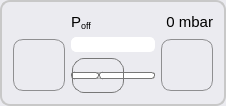
              <widget class="QGroupBox" name="groupBox_poff">
               <property name="sizePolicy">
                <sizepolicy hsizetype="Expanding" vsizetype="Expanding">
                 <horstretch>0</horstretch>
                 <verstretch>0</verstretch>
                </sizepolicy>
               </property>
               <property name="minimumSize">
                <size>
                 <width>150</width>
                 <height>50</height>
                </size>
               </property>
               <property name="maximumSize">
                <size>
                 <width>16777215</width>
                 <height>16777215</height>
                </size>
               </property>
               <property name="styleSheet">
                <string notr="true">QGroupBox { 
     border: 2px solid  rgb(200, 200, 200); ; 
     border-radius: 10px; 
    color: rgb(80, 80, 80);
    background-color: rgb(235, 235, 240);
   /* background-color: rgb(235, 240, 235);*/
 } 

 QPushButton {
     border: 1px solid #8f8f91;
     border-radius: 10px;
     background-color: qlineargradient(x1: 0, y1: 0, x2: 0, y2: 1,
                                       stop: 0 #f6f7fa, stop: 1 #dadbde);
     min-width: 50px;
	 min-height: 50px;
     max-width: 50px;
	 max-height: 50px;
 }


 QPushButton:focus:pressed {
     background-color: qlineargradient(x1: 0, y1: 0, x2: 0, y2: 1,
                                       stop: 0 #F0F0FF, stop: 1 #f6f7fa);
 }

 QPushButton:hover {
     background-color: qlineargradient(x1: 0, y1: 0, x2: 0, y2: 1,
                                       stop: 0 #f6f7fa, stop: 1 #F0F0FF);
 }

QPushButton:disabled{ background-color: #CCCCCC; }

 QPushButton:flat {
     border: none; /* no border for a flat push button */
 }

 QPushButton:default {
     border-color: navy; /* make the default button prominent */
 }</string>
               </property>
               <property name="title">
                <string/>
               </property>
               <property name="flat">
                <bool>false</bool>
               </property>
               <layout class="QGridLayout" name="gridLayout_15">
                <property name="topMargin">
                 <number>11</number>
                </property>
                <property name="bottomMargin">
                 <number>11</number>
                </property>
                <item row="1" column="2">
                 <widget class="QLabel" name="label_led_poff">
                  <property name="maximumSize">
                   <size>
                    <width>20</width>
                    <height>20</height>
                   </size>
                  </property>
                  <property name="text">
                   <string/>
                  </property>
                 </widget>
                </item>
                <item row="1" column="4">
                 <widget class="QLabel" name="label_Poff">
                  <property name="font">
                   <font>
                    <pointsize>11</pointsize>
                   </font>
                  </property>
                  <property name="styleSheet">
                   <string notr="true"/>
                  </property>
                  <property name="text">
                   <string notr="true">&lt;html&gt;&lt;head/&gt;&lt;body&gt;&lt;p&gt;P&lt;span style=&quot; vertical-align:sub;&quot;&gt;off&lt;/span&gt;&lt;/p&gt;&lt;/body&gt;&lt;/html&gt;</string>
                  </property>
                  <property name="alignment">
                   <set>Qt::AlignBottom|Qt::AlignLeading|Qt::AlignLeft</set>
                  </property>
                 </widget>
                </item>
                <item row="3" column="4" colspan="3">
                 <widget class="QSlider" name="horizontalSlider_p_off">
                  <property name="minimumSize">
                   <size>
                    <width>0</width>
                    <height>35</height>
                   </size>
                  </property>
                  <property name="toolTip">
                   <string>&lt;html&gt;&lt;head/&gt;&lt;body&gt;&lt;p&gt;Increase/decrease the pressure channel Poff&lt;/p&gt;&lt;/body&gt;&lt;/html&gt;</string>
                  </property>
                  <property name="styleSheet">
                   <string notr="true">QSlider::groove:horizontal {
border: 1px solid #bbb;
background: white;
height: 5px;
border-radius: 3px;
}

QSlider::sub-page:horizontal {
background: qlineargradient(x1: 0, y1: 0,    x2: 0, y2: 1,
stop: 0 #dafefe,
stop: 1 #331cfe );
background: QLinearGradient( x1: 0, y1: 0, x2: 1, y2: 0,
stop: 0 #A9D08E,
stop: 0.4 #549635,
stop: 0.7 #148C14,
stop: 1 #006400 );
border: 1px solid #777;
height: 5px;
border-radius: 3px;
}

QSlider::add-page:horizontal {
background: #fff;
border: 1px solid #777;
height: 5px;
border-radius: 3px;
}

QSlider::handle:horizontal {
background: qlineargradient(x1:0, y1:0, x2:1, y2:1,
    stop:0 #eee, stop:1 #ccc);
border: 1px solid #777;
width: 50px;
margin-top: -15px;
margin-bottom: -15px;
border-radius: 12px;
}

QSlider::handle:horizontal:hover {
background: qlineargradient(x1:0, y1:0, x2:1, y2:1,
    stop:0 #fff, stop:1 #ddd);
border: 1px solid #444;
border-radius: 4px;
}

QSlider::sub-page:horizontal:disabled {
background: #bbb;
border-color: #999;
}

QSlider::add-page:horizontal:disabled {
background: #eee;
border-color: #999;
}

QSlider::handle:horizontal:disabled {
background: #eee;
border: 1px solid #aaa;
border-radius: 4px;
}</string>
                  </property>
                  <property name="minimum">
                   <number>0</number>
                  </property>
                  <property name="maximum">
                   <number>450</number>
                  </property>
                  <property name="value">
                   <number>0</number>
                  </property>
                  <property name="orientation">
                   <enum>Qt::Horizontal</enum>
                  </property>
                  <property name="invertedAppearance">
                   <bool>false</bool>
                  </property>
                  <property name="invertedControls">
                   <bool>false</bool>
                  </property>
                  <property name="tickPosition">
                   <enum>QSlider::TicksBelow</enum>
                  </property>
                  <property name="tickInterval">
                   <number>20</number>
                  </property>
                 </widget>
                </item>
                <item row="2" column="4" colspan="3">
                 <widget class="QProgressBar" name="progressBar_pressure_p_off">
                  <property name="minimumSize">
                   <size>
                    <width>0</width>
                    <height>0</height>
                   </size>
                  </property>
                  <property name="maximumSize">
                   <size>
                    <width>16777215</width>
                    <height>15</height>
                   </size>
                  </property>
                  <property name="font">
                   <font>
                    <pointsize>10</pointsize>
                    <weight>50</weight>
                    <bold>false</bold>
                   </font>
                  </property>
                  <property name="toolTip">
                   <string>Current pressure value</string>
                  </property>
                  <property name="styleSheet">
                   <string notr="true">QProgressBar {
border: 1px solid white;
padding: 1px;
color: rgb(255, 255, 255);
border-bottom-right-radius: 5px;
border-bottom-left-radius: 5px;
border-top-right-radius: 5px;
border-top-left-radius: 5px;
text-align:right;
/*margin-right: 25ex;*/
background: QLinearGradient( x1: 0, y1: 0, x2: 1, y2: 0,
stop: 0 #fff,
stop: 0.4 #eee,
stop: 0.7 #ddd,
stop: 1 #eee );
width: 15px;
}

QProgressBar::chunk {
background: QLinearGradient( x1: 0, y1: 0, x2: 1, y2: 0,
stop: 0 #A9D08E,
stop: 0.4 #549635,
stop: 0.7 #148C14,
stop: 1 #006400 );
border-bottom-right-radius: 5px;
border-bottom-left-radius: 5px;
border-top-right-radius: 5px;
border-top-left-radius: 5px;
/*border: 2px solid white;*/
/*width: 1px;*/
}</string>
                  </property>
                  <property name="minimum">
                   <number>0</number>
                  </property>
                  <property name="maximum">
                   <number>450</number>
                  </property>
                  <property name="value">
                   <number>0</number>
                  </property>
                  <property name="alignment">
                   <set>Qt::AlignRight</set>
                  </property>
                  <property name="textVisible">
                   <bool>false</bool>
                  </property>
                  <property name="invertedAppearance">
                   <bool>false</bool>
                  </property>
                  <property name="format">
                   <string notr="true">%v mbar</string>
                  </property>
                 </widget>
                </item>
                <item row="2" column="1" rowspan="2" colspan="3">
                 <widget class="QPushButton" name="pushButton_p_off_down">
                  <property name="sizePolicy">
                   <sizepolicy hsizetype="Expanding" vsizetype="Fixed">
                    <horstretch>0</horstretch>
                    <verstretch>0</verstretch>
                   </sizepolicy>
                  </property>
                  <property name="minimumSize">
                   <size>
                    <width>52</width>
                    <height>52</height>
                   </size>
                  </property>
                  <property name="maximumSize">
                   <size>
                    <width>52</width>
                    <height>52</height>
                   </size>
                  </property>
                  <property name="toolTip">
                   <string>Fine tuning: single step decrement</string>
                  </property>
                  <property name="styleSheet">
                   <string notr="true"/>
                  </property>
                  <property name="text">
                   <string/>
                  </property>
                  <property name="icon">
                   <iconset resource="resources.qrc">
                    <normaloff>:/icons/minus.png</normaloff>:/icons/minus.png</iconset>
                  </property>
                  <property name="iconSize">
                   <size>
                    <width>35</width>
                    <height>35</height>
                   </size>
                  </property>
                  <property name="default">
                   <bool>false</bool>
                  </property>
                  <property name="flat">
                   <bool>false</bool>
                  </property>
                 </widget>
                </item>
                <item row="2" column="7" rowspan="2">
                 <widget class="QPushButton" name="pushButton_p_off_up">
                  <property name="minimumSize">
                   <size>
                    <width>52</width>
                    <height>52</height>
                   </size>
                  </property>
                  <property name="maximumSize">
                   <size>
                    <width>52</width>
                    <height>52</height>
                   </size>
                  </property>
                  <property name="toolTip">
                   <string>Fine tuning: single step increment</string>
                  </property>
                  <property name="styleSheet">
                   <string notr="true"/>
                  </property>
                  <property name="text">
                   <string/>
                  </property>
                  <property name="icon">
                   <iconset resource="resources.qrc">
                    <normaloff>:/icons/plus.png</normaloff>:/icons/plus.png</iconset>
                  </property>
                  <property name="iconSize">
                   <size>
                    <width>35</width>
                    <height>35</height>
                   </size>
                  </property>
                  <property name="flat">
                   <bool>false</bool>
                  </property>
                 </widget>
                </item>
                <item row="1" column="5" colspan="3">
                 <widget class="QLabel" name="label_PoffPressure">
                  <property name="font">
                   <font>
                    <pointsize>11</pointsize>
                   </font>
                  </property>
                  <property name="toolTip">
                   <string>&lt;html&gt;&lt;head/&gt;&lt;body&gt;&lt;p&gt;&lt;span style=&quot; font-size:11pt;&quot;&gt; current value / set point &lt;/span&gt;&lt;/p&gt;&lt;/body&gt;&lt;/html&gt;</string>
                  </property>
                  <property name="styleSheet">
                   <string notr="true"/>
                  </property>
                  <property name="text">
                   <string>0 mbar</string>
                  </property>
                  <property name="alignment">
                   <set>Qt::AlignBottom|Qt::AlignRight|Qt::AlignTrailing</set>
                  </property>
                 </widget>
                </item>
                <item row="1" column="3">
                 <widget class="QWidget" name="widget" native="true">
                  <property name="maximumSize">
                   <size>
                    <width>10</width>
                    <height>16777215</height>
                   </size>
                  </property>
                 </widget>
                </item>
                <item row="1" column="1">
                 <widget class="QWidget" name="widget_2" native="true">
                  <property name="sizePolicy">
                   <sizepolicy hsizetype="Minimum" vsizetype="Preferred">
                    <horstretch>0</horstretch>
                    <verstretch>0</verstretch>
                   </sizepolicy>
                  </property>
                  <property name="minimumSize">
                   <size>
                    <width>10</width>
                    <height>0</height>
                   </size>
                  </property>
                  <property name="maximumSize">
                   <size>
                    <width>10</width>
                    <height>16777215</height>
                   </size>
                  </property>
                 </widget>
                </item>
               </layout>
              </widget>
